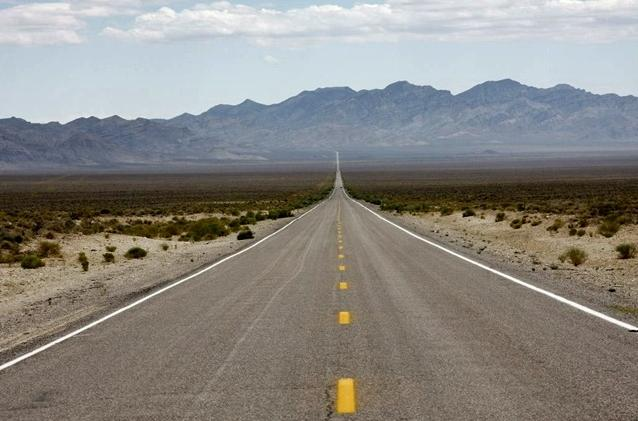
//> input picture F458/dsp/ccs_backup1/HyeonSeung/sample.jpg, 638 x 421 px
$ ./dsp_performance   (built with g++ and OpenCV 4)
//> lines starting //> are read from the running program, lines starting //| are printed output that depends on the picture
//Currently we use only Cortex-A15
// So now we use C6678 DSP

#include <opencv2/imgproc/imgproc.hpp>
#include <opencv2/highgui/highgui.hpp>
#include <opencv2/core/ocl.hpp>
#include <unistd.h>
#include <stdio.h>
#include <time.h>

double tdiff_calc(struct timespec &tp_start, struct timespec &tp_end)
{
	return (double)(tp_end.tv_nsec - tp_start.tv_nsec) * 0.000001 +
		(double)(tp_end.tv_sec - tp_start.tv_sec)*1000.0;
}

using namespace cv;

int main(int argc, char **argv)
{
	struct timespec tp0, tp1, tp2, tp3;
	UMat img, gray;
	imread(("sample.jpg"), 1).copyTo(img);
//> img is the input picture: 421 rows x 638 cols, CV_8UC3; mean B, G, R 129.2, 134.4, 137.2

	clock_gettime(CLOCK_MONOTONIC, &tp0);
	cvtColor(img, gray, COLOR_BGR2GRAY);
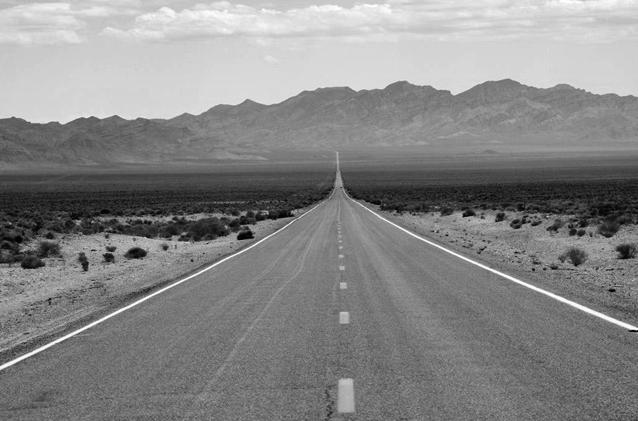
//> gray: 421 rows x 638 cols, CV_8UC1; min 0, max 254, mean 134.6
	clock_gettime(CLOCK_MONOTONIC, &tp1);
	GaussianBlur(gray, gray, Size(5,5), 1.25);
	clock_gettime(CLOCK_MONOTONIC, &tp2);
	Canny(gray, gray, 0, 30);
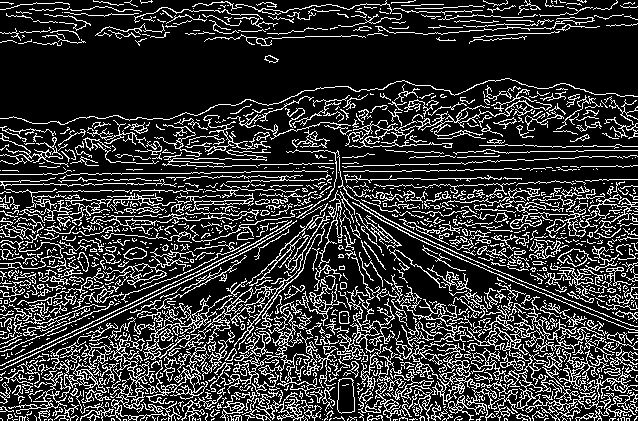
//> gray: 421 rows x 638 cols, CV_8UC1; 20.7% white in thin lines or dots
	clock_gettime(CLOCK_MONOTONIC, &tp3);

	printf("BGR2GRAY tdiff = %lf ms\n", tdiff_calc(tp0, tp1));
	printf("Gauss Blur tdiff = %lf ms\n", tdiff_calc(tp1, tp2));
	printf("Canny tdiff = %lf ms\n", tdiff_calc(tp2, tp3));

	imwrite("test.jpg", gray);

	return 0;
}
